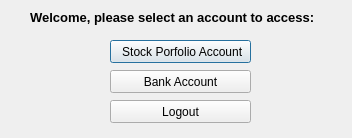
<?xml version="1.0" encoding="UTF-8"?>
<ui version="4.0">
 <class>AccountSelection</class>
 <widget class="QDialog" name="AccountSelection">
  <property name="geometry">
   <rect>
    <x>0</x>
    <y>0</y>
    <width>352</width>
    <height>138</height>
   </rect>
  </property>
  <property name="windowTitle">
   <string>Dialog</string>
  </property>
  <widget class="QLabel" name="header_label">
   <property name="geometry">
    <rect>
     <x>30</x>
     <y>10</y>
     <width>311</width>
     <height>16</height>
    </rect>
   </property>
   <property name="text">
    <string>&lt;html&gt;&lt;head/&gt;&lt;body&gt;&lt;p&gt;&lt;span style=&quot; font-size:10pt; font-weight:600;&quot;&gt;Welcome, please select an account to access:&lt;/span&gt;&lt;/p&gt;&lt;/body&gt;&lt;/html&gt;</string>
   </property>
  </widget>
  <widget class="QPushButton" name="stock_account_button">
   <property name="geometry">
    <rect>
     <x>110</x>
     <y>40</y>
     <width>141</width>
     <height>23</height>
    </rect>
   </property>
   <property name="text">
    <string> Stock Porfolio Account</string>
   </property>
  </widget>
  <widget class="QPushButton" name="bank_account_button">
   <property name="geometry">
    <rect>
     <x>110</x>
     <y>70</y>
     <width>141</width>
     <height>23</height>
    </rect>
   </property>
   <property name="text">
    <string>Bank Account</string>
   </property>
  </widget>
  <widget class="QPushButton" name="logout_button">
   <property name="geometry">
    <rect>
     <x>110</x>
     <y>100</y>
     <width>141</width>
     <height>23</height>
    </rect>
   </property>
   <property name="text">
    <string>Logout</string>
   </property>
  </widget>
 </widget>
 <resources/>
 <connections/>
</ui>
